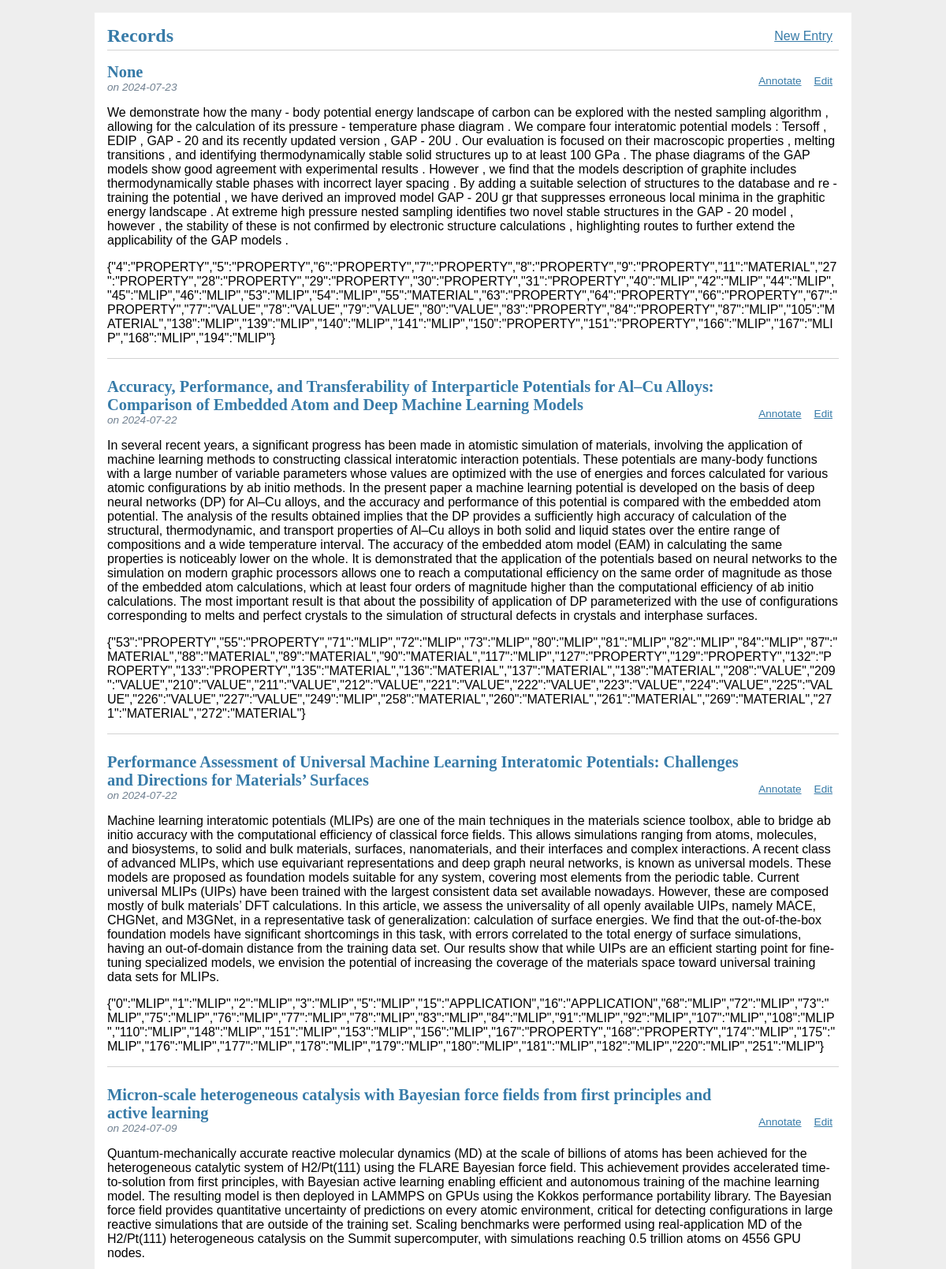
The page / (upper part) on the database its author committed.
### tables this page shows
CREATE TABLE "mlip" (
  id INTEGER PRIMARY KEY AUTOINCREMENT,
  created TIMESTAMP NOT NULL DEFAULT CURRENT_TIMESTAMP,
  title TEXT,
  body TEXT NOT NULL,
  annotation TEXT
);

### AnnoApp/mlip.py (the view)
@bp.route('/')
def index():
    db = get_db()
    texts = db.execute(
        'SELECT p.id, title, body, annotation, created'
        ' FROM mlip p'
        ' ORDER BY created DESC'
    ).fetchall()
    return render_template('mlip/index.html', texts=texts)

### AnnoApp/db.py (called while the page is built)
def get_db():
    if 'db' not in g:
        g.db = sqlite3.connect(
            current_app.config['DATABASE'],
            detect_types=sqlite3.PARSE_DECLTYPES
        )
        g.db.row_factory = sqlite3.Row
    return g.db

### AnnoApp/templates/mlip/index.html
{% extends 'base.html' %}
{% block header %}
  <h1>{% block title %}Records{% endblock %}</h1>
  <a class="action" href="{{ url_for('mlip.create') }}">New Entry</a>
{% endblock %}
{% block content %}
  {% for text in texts %}
    <article class="post">
      <header>
        <div>
          <h1>{{ text['title'] }}</h1>
          <div class="about">on {{ text['created'].strftime('%Y-%m-%d') }}</div>
        </div>
        <a class="action" href="{{ url_for('mlip.annotate', id=text['id']) }}">Annotate</a>
        <a class="action" href="{{ url_for('mlip.update', id=text['id']) }}">Edit</a>
      </header>
      <p style='word-wrap: break-word;'>{{ text['body'] }}</p>
      <p style='word-wrap: break-word;'>{{ text['annotation'] }}</p>
    </article>
    {% if not loop.last %}
      <hr>
    {% endif %}
  {% endfor %}
{% endblock %}

### AnnoApp/templates/base.html (shortened to what this page needs)
<!doctype html>
<link rel="stylesheet" href="{{ url_for('static', filename='style.css') }}">
<section class="content">
  <header>
    {% block header %}{% endblock %}
  </header>
  {% block content %}{% endblock %}
</section>

### AnnoApp/static/style.css (style rules this page uses)
h1 { font-family: serif; color: #377ba8; margin: 1rem 0; }
a { color: #377ba8; }
hr { border: none; border-top: 1px solid lightgray; }
nav ul li a, nav ul li span, header .action { display: block; padding: 0.5rem; }
.content { padding: 0 1rem 1rem; }
.content > header { border-bottom: 1px solid lightgray; display: flex; align-items: flex-end; }
.content > header h1 { flex: auto; margin: 1rem 0 0.25rem 0; }
.post > header { display: flex; align-items: flex-end; font-size: 0.85em; }
.post > header > div:first-of-type { flex: auto; }
.post > header h1 { font-size: 1.5em; margin-bottom: 0; }
.post .about { color: slategray; font-style: italic; }
.content:last-child { margin-bottom: 0; }

### rows shown on the page
mlip: title "None", created "2024-07-23", body "We demonstrate how the many - body potential energy landscape of carbon can be explored with the nested sampling algorithm , allowing for the calculation of its pressure - temperature phase diagram . We compare four interatomic potential models : Tersoff , EDIP , GAP - 20 and its recently updated version , GAP - 20U . Our evaluation is focused on their macroscopic properties , melting transitions , and identifying thermodynamically stable solid structures up to at least 100 GPa . The phase diagrams of the GAP models show good agreement with experimental results . However , we find that the models description of graphite includes thermodynamically stable phases with incorrect layer spacing .…", annotation "{\"4\":\"PROPERTY\",\"5\":\"PROPERTY\",\"6\":\"PROPERTY\",\"7\":\"PROPERTY\",\"8\":\"PROPERTY\",\"9\":\"PROPERTY\",\"11\":\"MATERIAL\",\"27\":\"PROPERTY\",\"28\":\"PROPERTY\",\"29\":\"PROPERTY\",\"30\":\"PROPERTY\",\"31\":\"PROPERTY\",\"40\":\"MLIP\",\"42\":\"MLIP\",\"44\":\"MLIP\",\"45\":\"MLIP\",\"46\":\"MLIP\",\"53\":\"MLIP\",\"54\":\"MLIP\",\"55\":\"MATERIAL\",\"63\":\"PROPERTY\",\"64\":\"PROPERTY\",\"66\":\"PROPERTY\",\"67\":\"PROPERTY\",\"77\":\"VALUE\",\"78\":\"VALUE\",\"79\":\"VALUE\",\"80\":\"VALUE\",\"83\":\"PROPERTY\",\"84\":\"PROPERTY\",\"87\":\"MLIP\",\"105\":\"MATERIAL\",\"138\":\"MLIP\",\"139\":\"MLIP\",\"140\":\"MLIP\",\"141\":\"MLIP\",\"150\":\"PROPERTY\",\"151\":\"PROPERTY\",\"166\":\"MLIP\",\"167\":\"MLIP\",\"168\":\"MLIP\",\"194\":\"MLIP\"}"
mlip: title "Accuracy, Performance, and Transferability of Interparticle Potentials for Al–Cu Alloys: Comparison of Embedded Atom and Deep Machine Learning Models", created "2024-07-22", body "In several recent years, a significant progress has been made in atomistic simulation of materials, involving the application of machine learning methods to constructing classical interatomic interaction potentials. These potentials are many-body functions with a large number of variable parameters whose values are optimized with the use of energies and forces calculated for various atomic configurations by ab initio methods. In the present paper a machine learning potential is developed on the basis of deep neural networks (DP) for Al–Cu alloys, and the accuracy and performance of this potential is compared with the embedded atom potential. The analysis of the results obtained implies that…", annotation "{\"53\":\"PROPERTY\",\"55\":\"PROPERTY\",\"71\":\"MLIP\",\"72\":\"MLIP\",\"73\":\"MLIP\",\"80\":\"MLIP\",\"81\":\"MLIP\",\"82\":\"MLIP\",\"84\":\"MLIP\",\"87\":\"MATERIAL\",\"88\":\"MATERIAL\",\"89\":\"MATERIAL\",\"90\":\"MATERIAL\",\"117\":\"MLIP\",\"127\":\"PROPERTY\",\"129\":\"PROPERTY\",\"132\":\"PROPERTY\",\"133\":\"PROPERTY\",\"135\":\"MATERIAL\",\"136\":\"MATERIAL\",\"137\":\"MATERIAL\",\"138\":\"MATERIAL\",\"208\":\"VALUE\",\"209\":\"VALUE\",\"210\":\"VALUE\",\"211\":\"VALUE\",\"212\":\"VALUE\",\"221\":\"VALUE\",\"222\":\"VALUE\",\"223\":\"VALUE\",\"224\":\"VALUE\",\"225\":\"VALUE\",\"226\":\"VALUE\",\"227\":\"VALUE\",\"249\":\"MLIP\",\"258\":\"MATERIAL\",\"260\":\"MATERIAL\",\"261\":\"MATERIAL\",\"269\":\"MATERIAL\",\"271\":\"MATERIAL\",\"272\":\"MATERIAL\"}"
mlip: title "Performance Assessment of Universal Machine Learning Interatomic Potentials: Challenges and Directions for Materials’ Surfaces", created "2024-07-22", body "Machine learning interatomic potentials (MLIPs) are one of the main techniques in the materials science toolbox, able to bridge ab initio accuracy with the computational efficiency of classical force fields. This allows simulations ranging from atoms, molecules, and biosystems, to solid and bulk materials, surfaces, nanomaterials, and their interfaces and complex interactions. A recent class of advanced MLIPs, which use equivariant representations and deep graph neural networks, is known as universal models. These models are proposed as foundation models suitable for any system, covering most elements from the periodic table. Current universal MLIPs (UIPs) have been trained with the largest…", annotation "{\"0\":\"MLIP\",\"1\":\"MLIP\",\"2\":\"MLIP\",\"3\":\"MLIP\",\"5\":\"MLIP\",\"15\":\"APPLICATION\",\"16\":\"APPLICATION\",\"68\":\"MLIP\",\"72\":\"MLIP\",\"73\":\"MLIP\",\"75\":\"MLIP\",\"76\":\"MLIP\",\"77\":\"MLIP\",\"78\":\"MLIP\",\"83\":\"MLIP\",\"84\":\"MLIP\",\"91\":\"MLIP\",\"92\":\"MLIP\",\"107\":\"MLIP\",\"108\":\"MLIP\",\"110\":\"MLIP\",\"148\":\"MLIP\",\"151\":\"MLIP\",\"153\":\"MLIP\",\"156\":\"MLIP\",\"167\":\"PROPERTY\",\"168\":\"PROPERTY\",\"174\":\"MLIP\",\"175\":\"MLIP\",\"176\":\"MLIP\",\"177\":\"MLIP\",\"178\":\"MLIP\",\"179\":\"MLIP\",\"180\":\"MLIP\",\"181\":\"MLIP\",\"182\":\"MLIP\",\"220\":\"MLIP\",\"251\":\"MLIP\"}"
mlip: title "Micron-scale heterogeneous catalysis with Bayesian force fields from first principles and active learning", created "2024-07-09", body "Quantum-mechanically accurate reactive molecular dynamics (MD) at the scale of billions of atoms has been achieved for the heterogeneous catalytic system of H2/Pt(111) using the FLARE Bayesian force field. This achievement provides accelerated time-to-solution from first principles, with Bayesian active learning enabling efficient and autonomous training of the machine learning model. The resulting model is then deployed in LAMMPS on GPUs using the Kokkos performance portability library. The Bayesian force field provides quantitative uncertainty of predictions on every atomic environment, critical for detecting configurations in large reactive simulations that are outside of the training…"
